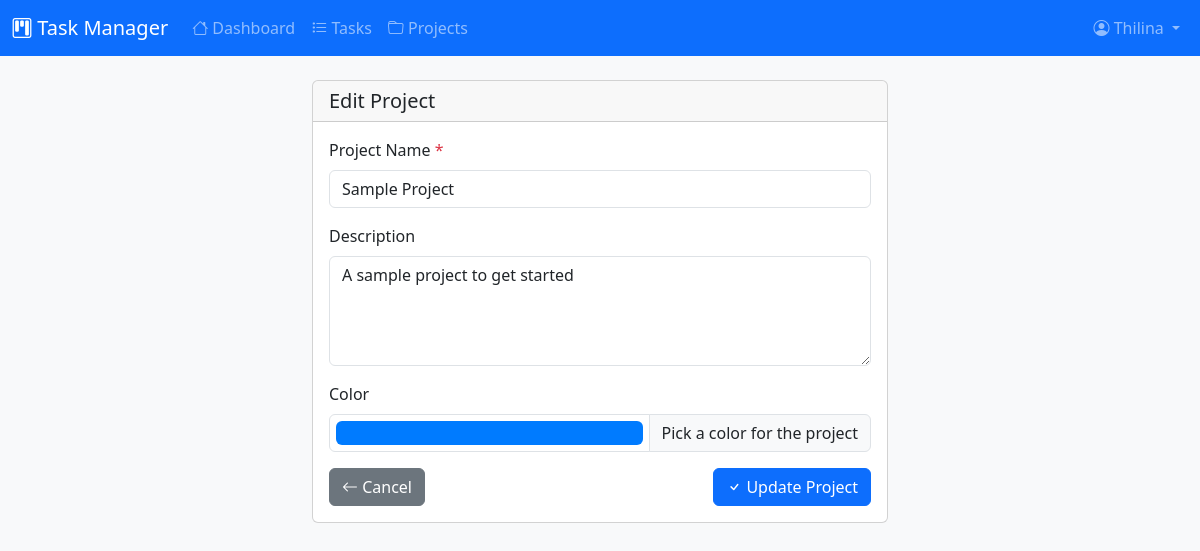
Screenshot of /projects/1/edit (signed in) with the database file from the repository.
### models.py (models this page shows)
class User(Base):
    __tablename__ = "users"
    id = Column(Integer, primary_key=True, index=True)
    username = Column(String(50), unique=True, nullable=False, index=True)
    email = Column(String(100), unique=True, nullable=False, index=True)
    full_name = Column(String(100), nullable=False)
    hashed_password = Column(String(255), nullable=False)
    is_active = Column(Boolean, default=True)
    is_admin = Column(Boolean, default=False)
    avatar_url = Column(String(255), nullable=True)
    created_at = Column(DateTime, default=datetime.utcnow)
    updated_at = Column(DateTime, default=datetime.utcnow, onupdate=datetime.utcnow)
    team_id = Column(Integer, ForeignKey("teams.id"), nullable=True)
    team = relationship("Team", back_populates="members")
    created_tasks = relationship("Task", back_populates="creator", foreign_keys="Task.created_by")
    assigned_tasks = relationship("Task", back_populates="assignee", foreign_keys="Task.assigned_to")
    comments = relationship("Comment", back_populates="author")

class Project(Base):
    __tablename__ = "projects"
    id = Column(Integer, primary_key=True, index=True)
    name = Column(String(100), nullable=False)
    description = Column(Text, nullable=True)
    color = Column(String(7), default="#007bff")  # Hex color
    is_active = Column(Boolean, default=True)
    created_at = Column(DateTime, default=datetime.utcnow)
    updated_at = Column(DateTime, default=datetime.utcnow, onupdate=datetime.utcnow)
    team_id = Column(Integer, ForeignKey("teams.id"), nullable=True)
    team = relationship("Team", back_populates="projects")
    tasks = relationship("Task", back_populates="project", cascade="all, delete-orphan")

### main.py (the view)
@app.get("/projects/{project_id}/edit", response_class=HTMLResponse)
async def edit_project_page(request: Request, project_id: int, db: Session = Depends(get_db)):
    user = get_current_user(request, db)
    if not user:
        return RedirectResponse(url="/login")
    project = db.query(Project).filter(Project.id == project_id).first()
    if not project:
        raise HTTPException(status_code=404, detail="Project not found")
    return templates.TemplateResponse(request, "project_form.html", {
        "user": user,
        "project": project,
        "action": "edit"
    })

### templates/project_form.html (shortened to what this page needs)
{% extends "base.html" %}
{% block content %}
<div class="row justify-content-center">
    <div class="col-lg-6">
        <div class="card">
            <div class="card-header">
                <h5 class="mb-0">
                    {{ 'Edit Project' if action == 'edit' else 'Create New Project' }}
                </h5>
            </div>
            <div class="card-body">
                <form id="project-form">
                    <div class="mb-3">
                        <label for="name" class="form-label">Project Name <span class="text-danger">*</span></label>
                        <input type="text" class="form-control" id="name" name="name" required
                               value="{{ project.name if project else '' }}">
                    </div>
                    <div class="mb-3">
                        <label for="description" class="form-label">Description</label>
                        <textarea class="form-control" id="description" name="description" rows="4">{{ project.description if project else '' }}</textarea>
                    </div>
                    <div class="mb-3">
                        <label for="color" class="form-label">Color</label>
                        <div class="input-group">
                            <input type="color" class="form-control form-control-color" id="color" name="color"
                                   value="{{ project.color if project else '#007bff' }}">
                            <span class="input-group-text">Pick a color for the project</span>
                        </div>
                    </div>
                    <div class="d-flex justify-content-between">
                        <a href="/projects" class="btn btn-secondary">
                            <i class="bi bi-arrow-left"></i> Cancel
                        </a>
                        <button type="submit" class="btn btn-primary" id="submit-btn">
                            <i class="bi bi-check"></i>
                            {{ 'Update Project' if action == 'edit' else 'Create Project' }}
                        </button>
                    </div>
                </form>
            </div>
        </div>
    </div>
</div>
{% endblock %}

### templates/base.html (shortened to what this page needs)
<!DOCTYPE html>
<html lang="en">
<head>
    <link href="https://cdn.jsdelivr.net/npm/bootstrap@5.3.3/dist/css/bootstrap.min.css" rel="stylesheet">
    <link href="https://cdn.jsdelivr.net/npm/bootstrap-icons@1.11.3/font/bootstrap-icons.min.css" rel="stylesheet">
    <link href="/static/css/custom.css" rel="stylesheet">
</head>
<body class="bg-light">
    {% if user %}
    <nav class="navbar navbar-expand-lg navbar-dark bg-primary">
        <div class="container-fluid">
            <a class="navbar-brand" href="/">
                <i class="bi bi-kanban"></i> Task Manager
            </a>
            <div class="collapse navbar-collapse" id="navbarNav">
                <ul class="navbar-nav me-auto">
                    <li class="nav-item">
                        <a class="nav-link" href="/"><i class="bi bi-house"></i> Dashboard</a>
                    </li>
                    <li class="nav-item">
                        <a class="nav-link" href="/tasks"><i class="bi bi-list-task"></i> Tasks</a>
                    </li>
                    <li class="nav-item">
                        <a class="nav-link" href="/projects"><i class="bi bi-folder"></i> Projects</a>
                    </li>
                </ul>
                <ul class="navbar-nav">
                    <li class="nav-item dropdown">
                        <a class="nav-link dropdown-toggle" href="#" id="userDropdown" role="button" data-bs-toggle="dropdown">
                            <i class="bi bi-person-circle"></i> {{ user.full_name }}
                        </a>
                    </li>
                </ul>
            </div>
        </div>
    </nav>
    {% endif %}
    <main class="container-fluid py-4">
        {% block content %}{% endblock %}
    </main>
</body>
</html>

### static/css/custom.css (style rules this page uses)
.card { transition: transform 0.2s, box-shadow 0.2s; }
.navbar-brand { transition: transform 0.2s; }
.btn { transition: all 0.2s; }

### rows the page displays
User: full_name "Thilina"
Project: name "Sample Project", description "A sample project to get started", color "#007bff"

### other values shown
{{ 'Edit Project' if action == 'edit' else 'Create New Project' }} "Edit Project"
{{ 'Update Project' if action == 'edit' else 'Create Project' }} "Update Project"
